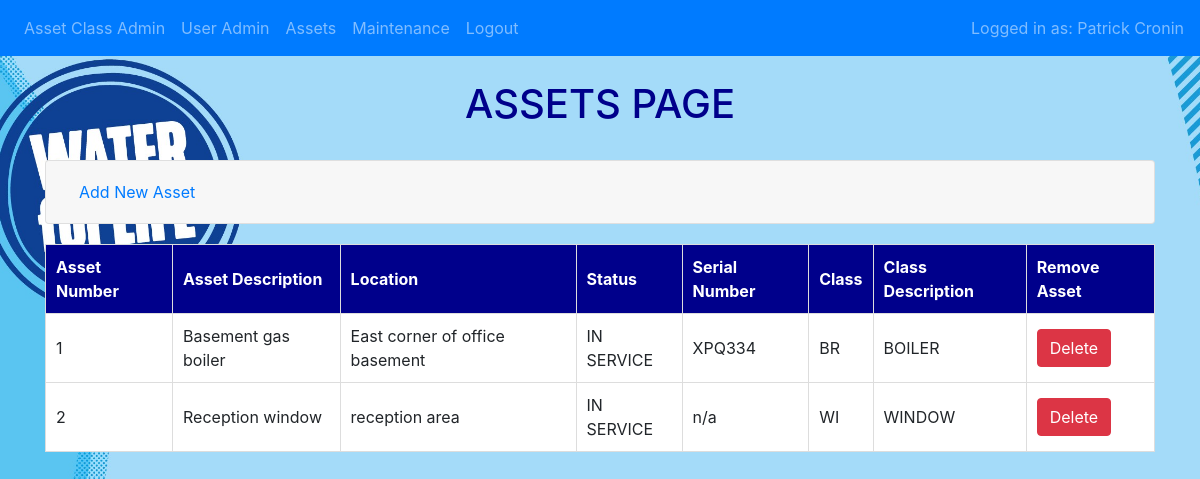
The app's page /assets (signed in), older data.
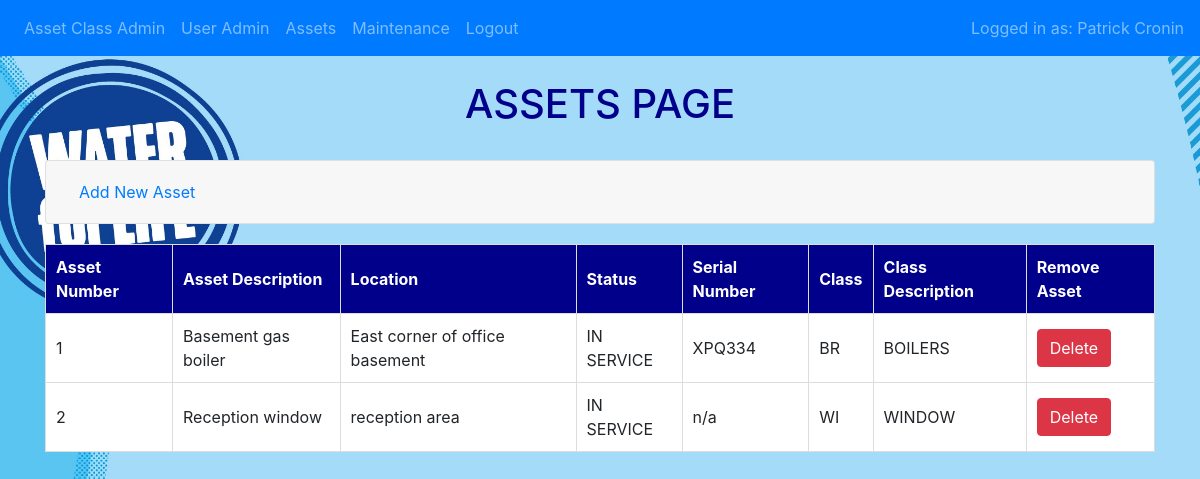
The same page, newer data.
### website/models.py (models this page shows)
class User(db.Model, UserMixin):
    id = db.Column(db.Integer, primary_key=True, autoincrement=True)
    username = db.Column(db.String(20), unique=True, nullable=False)
    first_name = db.Column(db.String(50), nullable=False)
    surname = db.Column(db.String(150), nullable=False)
    role = db.Column(db.String(20), nullable=False)
    password = db.Column(db.String(255), nullable=False)

class Asset(db.Model):
    id = db.Column(db.Integer, primary_key=True, autoincrement=True)
    description = db.Column(db.String(50), nullable=False)
    location = db.Column(db.String(50), nullable=False)
    status = db.Column(db.String(20), nullable=False)
    serial_number = db.Column(db.String(50))
    class_code_id = db.Column(db.String(2), db.ForeignKey('assetclass.class_code'), nullable=False)
    maintenance = db.relationship('Maintenance', backref='asset', lazy=True)

class Assetclass(db.Model):
    class_code = db.Column(db.String(2), primary_key=True)
    class_desc = db.Column(db.String(50), nullable=False)
    assets = db.relationship('Asset', backref='assetclass', lazy=True)

### website/views.py (the view, shortened to what this page needs)
@views.route('/assets', methods=['GET', 'POST'])
@login_required
def assets():
    AssetList = db.session.query(Asset, Assetclass).join(Assetclass, Asset.class_code_id == Assetclass.class_code).all()
    return render_template("assets.html", user=current_user, asset_list=AssetList)

### website/__init__.py (called while the page is built)
def create_app():
    app = Flask(__name__)
    app.config.from_object('config.Config')
    db.init_app(app)
    from .views import  views
    from .auth import auth
    app.register_blueprint(views, url_prefix='/')
    app.register_blueprint(auth, url_prefix='/')
    from .models import User, Assetclass, Asset, Maintenance
    with app.app_context():
        db.create_all()
    login_manager = LoginManager()
    login_manager.login_view = 'auth.login'
    try:
        login_manager.init_app(app)
        @login_manager.user_loader
        def load_user(id):
            return User.query.get(int(id))
    except Exception as e:
        logging.error(f"Error loading user {id}: {e}")
        return None
    return app

### website/templates/assets.html (shortened to what this page needs)
{% extends "base.html" %}
{% block content %}<br><h1 style="text-align: center; color:darkblue;">ASSETS PAGE</h1><br>
<div class="accordion" id="userAssets">
<div class="card">
    <div class="card-header" id="headingAddAsset">
        <h2 class="mb-0">
            <button class="btn btn-link btn-block text-left" type="button" data-toggle="collapse" data-target="#collapseAddAsset" aria-expanded="false" aria-controls="collapseAddAsset">
                Add New Asset
            </button>
        </h2>
    </div>
</div>
</div>
<table>
    <thead>
        <tr>
            <th>Asset Number</th>
            <th>Asset Description</th>
            <th>Location</th>
            <th>Status</th>
            <th>Serial Number</th>
            <th>Class</th>
            <th>Class Description</th>
            <th>Remove Asset</th>
        </tr>
    </thead>
    <tbody>
        {% for asset, assetclass in asset_list %}
        <tr>
            <td>{{asset.id}}</td>
            <td>{{asset.description}}</td>
            <td>{{asset.location}}</td>
            <td>{{asset.status}}</td>
            <td>{{asset.serial_number}}</td>
            <td>{{asset.class_code_id}}</td>
            <td>{{assetclass.class_desc}}</td>
            <td>
                <form action="{{ url_for('views.delete_asset', id=asset.id) }}" method="POST" onsubmit="return confirm('Are you sure you want to delete this asset?');">
                    <button type="submit" class="btn btn-danger">Delete</button>
                </form>
            </td>
        </tr>
        {% endfor %}
    </tbody>
</table>
{% endblock %}

### website/templates/base.html (shortened to what this page needs)
<!DOCTYPE html>
<html lang="en">
<head>
     <link
      rel="stylesheet"
      href="https://stackpath.bootstrapcdn.com/bootstrap/4.4.1/css/bootstrap.min.css"
    />
    <link
      rel="stylesheet"
      href="https://stackpath.bootstrapcdn.com/font-awesome/4.7.0/css/font-awesome.min.css"
    />
</head>
<body>
    <nav class="navbar navbar-expand-lg navbar-dark bg-primary">
        <div class="collapse navbar-collapse" id="navbar">
            <div class="navbar-nav">
                {% if user.is_authenticated and user.role.upper() == 'ADMIN' %}
                <a class="nav-item nav-link" href="/assetclassadmin">Asset Class Admin</a>
                <a class="nav-item nav-link" href="/useradmin">User Admin</a>
                {% endif %}
                {% if user.is_authenticated %}
                <a class="nav-item nav-link" href="/assets">Assets</a>
                <a class="nav-item nav-link" href="/maintenance">Maintenance</a>
                <a class="nav-item nav-link" href="/logout" onclick="return confirmLogOut()">Logout</a>
                {% else %}
                <a class="nav-item nav-link" href="/login">Login</a>
                {% endif %}
            </div>
            {% if user.is_authenticated %}
                <span class="navbar-text ml-auto">
                    Logged in as: {{ user.first_name }} {{ user.surname }}
                </span>
            {% endif %}
        </div>
    </nav>
    <div class="container">
    {% block content %}
    {% endblock %}
</div>
</body>
</html>

### website/templates/base.html (style rules this page uses)
table { width: 100%; margin: 20px auto; border-collapse: collapse; }
th, td { padding: 10px; text-align: left; border: 1px solid #ddd; }
th { background-color: darkblue; color: white; }
td { background-color: white; }
form { display: inline; }

Row changes from the older to the newer data that the page shows:
changed through a linked row, Asset "Basement gas boiler": class_desc "BOILER" → "BOILERS"
